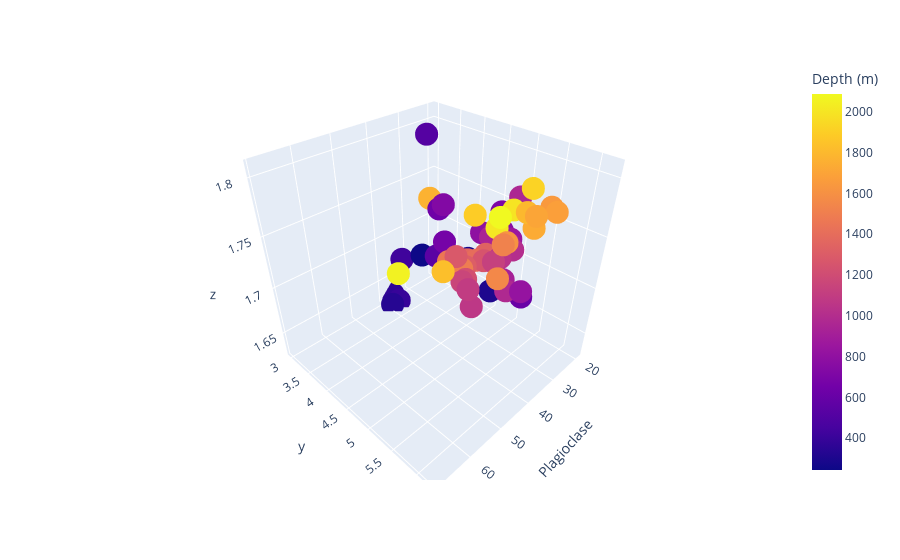

Notebook code cell kept with this figure:
### Code cell
import plotly.express as px

#['Plagioclase', 'Resistivty (ohm m)', 'Velocity (km/s)']
fig = px.scatter_3d(data, x=data['Plagioclase'], y=np.log(data['Resistivty (ohm m)']), z=np.log(data['Velocity (km/s)']),
                    color=data['Depth (m)'])
fig.show()
